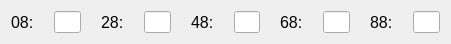
    <widget class="QWidget" name="layoutWidget_27">
     <property name="geometry">
      <rect>
       <x>10</x>
       <y>260</y>
       <width>451</width>
       <height>29</height>
      </rect>
     </property>
     <layout class="QHBoxLayout" name="MemoryRow08">
      <property name="spacing">
       <number>20</number>
      </property>
      <item>
       <layout class="QHBoxLayout" name="horizontalLayout_179">
        <item>
         <widget class="QLabel" name="label_251">
          <property name="font">
           <font>
            <pointsize>12</pointsize>
           </font>
          </property>
          <property name="text">
           <string>08:</string>
          </property>
         </widget>
        </item>
        <item>
         <widget class="QLineEdit" name="memLineEdit08">
          <property name="maxLength">
           <number>4</number>
          </property>
         </widget>
        </item>
       </layout>
      </item>
      <item>
       <layout class="QHBoxLayout" name="horizontalLayout_180">
        <item>
         <widget class="QLabel" name="label_252">
          <property name="font">
           <font>
            <pointsize>12</pointsize>
           </font>
          </property>
          <property name="text">
           <string>28:</string>
          </property>
         </widget>
        </item>
        <item>
         <widget class="QLineEdit" name="memLineEdit28">
          <property name="maxLength">
           <number>4</number>
          </property>
         </widget>
        </item>
       </layout>
      </item>
      <item>
       <layout class="QHBoxLayout" name="horizontalLayout_181">
        <item>
         <widget class="QLabel" name="label_253">
          <property name="font">
           <font>
            <pointsize>12</pointsize>
           </font>
          </property>
          <property name="text">
           <string>48:</string>
          </property>
         </widget>
        </item>
        <item>
         <widget class="QLineEdit" name="memLineEdit48">
          <property name="maxLength">
           <number>4</number>
          </property>
         </widget>
        </item>
       </layout>
      </item>
      <item>
       <layout class="QHBoxLayout" name="horizontalLayout_182">
        <item>
         <widget class="QLabel" name="label_254">
          <property name="font">
           <font>
            <pointsize>12</pointsize>
           </font>
          </property>
          <property name="text">
           <string>68:</string>
          </property>
         </widget>
        </item>
        <item>
         <widget class="QLineEdit" name="memLineEdit68">
          <property name="maxLength">
           <number>4</number>
          </property>
         </widget>
        </item>
       </layout>
      </item>
      <item>
       <layout class="QHBoxLayout" name="horizontalLayout_183">
        <item>
         <widget class="QLabel" name="label_255">
          <property name="font">
           <font>
            <pointsize>12</pointsize>
           </font>
          </property>
          <property name="text">
           <string>88:</string>
          </property>
         </widget>
        </item>
        <item>
         <widget class="QLineEdit" name="memLineEdit88">
          <property name="maxLength">
           <number>4</number>
          </property>
         </widget>
        </item>
       </layout>
      </item>
     </layout>
    </widget>
